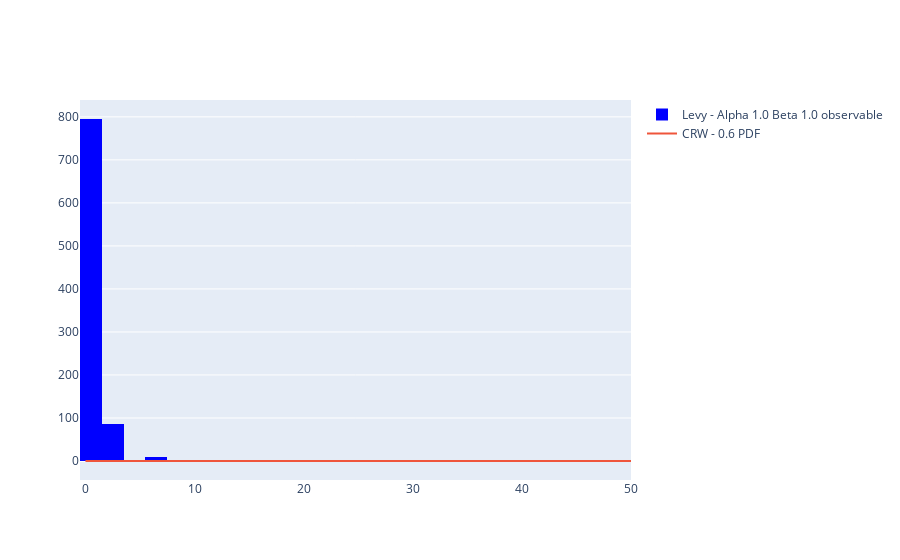

Notebook code for this chart:
### Markdown cell above
## Activity 4 Step-length Distribution - (source dist. vs observed dist.)
    - Write a function that returns a Lévy Walk (LW) trajectory in pandas df.
    - Consider two LW trajectories with different alpha coefficients.
    - Write a function that restaurants the step lengths for a given trajectory.
    - Compare the observed distribution (histogram) to the source distribution (curve) for
    both trajectories, as shown in the figure below.
    - Display the results using plotly.

### Code cell
# We initalize the variables
speed = 10
s_pos = [0,0,0]
n_steps = 1000
time_per_step = 0.0004

alpha = 1.5
beta = 0
m = 0

def levy_traj(alpha = 1.5, beta=0, m = 0, speed=10,s_pos = [0,0,0], n_steps=1000, time_per_step=0.0004):
    # Initialize the dataFrame to store x, y values to trace trajectory, then set initial position for Data Frame
    trajectory = pd.DataFrame(columns=['x_pos', 'y_pos', 'z_pos'])
    temp_df = pd.DataFrame([{'x_pos':s_pos[0], 'y_pos':s_pos[1], 'z_pos':s_pos[2]}]) 

    trajectory = pd.concat([trajectory,temp_df], ignore_index=True)

    # Initialize the velocity vector with initial position
    velocity = Vec2d(speed, 0)

    # Random values using Lévy algorithm
    r = levy_stable.rvs(alpha, beta, loc=m, size=n_steps) #angle rotation values

    # trajectory x and y values are defined by lévy distribution random values.
    # On each iteration the difference between each step is calculated multiplying the value returned by the velocity 
    # vector with the current value of the random lavue from lévy distribution.
    for i in range(n_steps):
        step_length = levy_stable.rvs(alpha,beta)
        
        # Rotation angles for the vector are also random values from lévy distribution
        velocity = velocity.rotated(r[i])
        
        length_traveled = velocity.get_length() * step_length * time_per_step # times values (z)
        
        # new position values are stored in the trajectory dataframe
        temp_df = pd.DataFrame([{
            'x_pos':trajectory.x_pos[i] + velocity.x * step_length, 
            'y_pos':trajectory.y_pos[i] + velocity.y * step_length, 
            'z_pos':trajectory.z_pos[i] + length_traveled
            }]
        )
        trajectory = pd.concat([trajectory, temp_df], ignore_index=True)
        
    return trajectory, r

def step_lengths(lev_traj, rot_ang):
    step_lengths = []
    step_length = 1
    for i in range(len(lev_traj)-1):
        if (rot_ang[i] < 0.01 and rot_ang[i] > -0.1 ):
            step_length += step_length + 1
        else:
            step_lengths.append(step_length)
            step_length = 1

    return pd.DataFrame(step_lengths, columns=['step_length'])
            
levy_traj_1, rot_angles = levy_traj(alpha=1, beta=1)

levy_1_sls = step_lengths(levy_traj_1, rot_angles)

times = np.linspace(0,50, len(levy_1_sls))
levy_pdf_1 = levy_stable.pdf(times, alpha=1, beta=1,loc=5)

# Plot histograms using Plotly
fig_hist = go.Figure()
fig_hist.add_trace(go.Histogram(
    y=times,
    x=levy_1_sls.step_length,
    name='Levy - Alpha 1.0 Beta 1.0 observable',
    marker_color='blue'
))
fig_hist.add_trace(go.Scatter(
    x = times,
    y = levy_pdf_1,
    mode = 'lines',
    name='CRW - 0.6 PDF',
    showlegend=True
))

fig_hist.show()

levy_1_sls

### Figure 1 — Plotly figure (JSON) as saved in the notebook; plotly's stock layout.template omitted (floating-point values rounded to 4 significant figures; data arrays with more than 128 entries replaced by an {"elided": "..."} marker saying what was removed)
{"data": [{"marker": {"color": "blue"}, "name": "Levy - Alpha 1.0 Beta 1.0 observable", "type": "histogram", "x": {"elided": "891 int values"}, "y": {"elided": "891 float values"}}, {"mode": "lines", "name": "CRW - 0.6 PDF", "showlegend": true, "type": "scatter", "x": {"elided": "891 float values"}, "y": {"elided": "891 float values"}}], "layout": {}}
